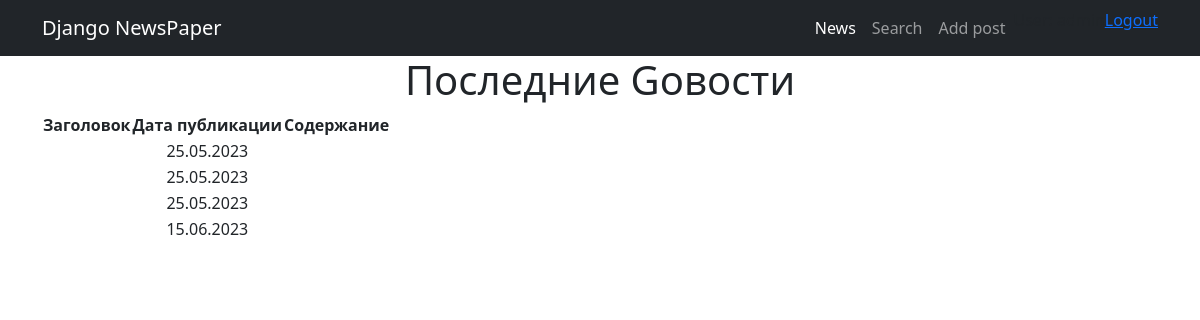
Page /news/ (signed in) on the committed database.
### news/models.py (models this page shows, shortened)
class Post(models.Model):
    author = models.ForeignKey(Author, on_delete=models.CASCADE)
    NEWS = 'NW'
    ARTICAL = 'AR'
    CATEGORY_CHOICES = (
        (NEWS, 'Новость'),
        (ARTICAL, 'Статья'),
    )
    categoryType = models.CharField(max_length=2, choices=CATEGORY_CHOICES, default=ARTICAL)
    dateCreations = models.DateTimeField(auto_now_add=True)
    postCategory = models.ManyToManyField(Category, through='PostCategory')
    title = models.CharField(max_length=128)
    text = models.TextField()
    rating = models.SmallIntegerField(default=0)
    def get_absolute_url(self):
        return "/news/%i/" % self.id

### news/views.py (the view)
# urls.py: path('', PostsList.as_view(), name='news'),
class PostsList(ListView):
    model = Post
    template_name = 'news/post_list.html'
    context_object_name = 'posts'
    ordering = 'dateCreations'

### news/templatetags/custom_filters.py (called while the page is built)
@register.filter(name='censor')
def censor(value):
    censored = profanity.censor(value, '*')
    return (censored)

### news/templates/news/post_list.html (shortened to what this page needs)
{% extends 'news/base.html' %}
{% load custom_filters %}
{% block content %}
{% if posts %}
    <h1>Последние Gовости</h1>
    <table>
        <thead>
            <th>
                Заголовок
            </th>
            <th>
                Дата публикации
            </th>
            <th>
                Содержание
            </th>
        </thead>
        {% for post in posts %}
        <tr>
            <td>
            </td>
            <td>
                {{ post.dateCreations|date:'d.m.Y' }}
            </td>
            <td>
            </td>
        </tr>
        {% endfor %}
    </table>
{% else %}
    <h2>Постов нет!</h2>
{% endif %}
{% endblock content %}

### rows in the picture
Post: dateCreations "25.05.2023"
Post: dateCreations "25.05.2023"
Post: dateCreations "25.05.2023"
Post: dateCreations "15.06.2023"
